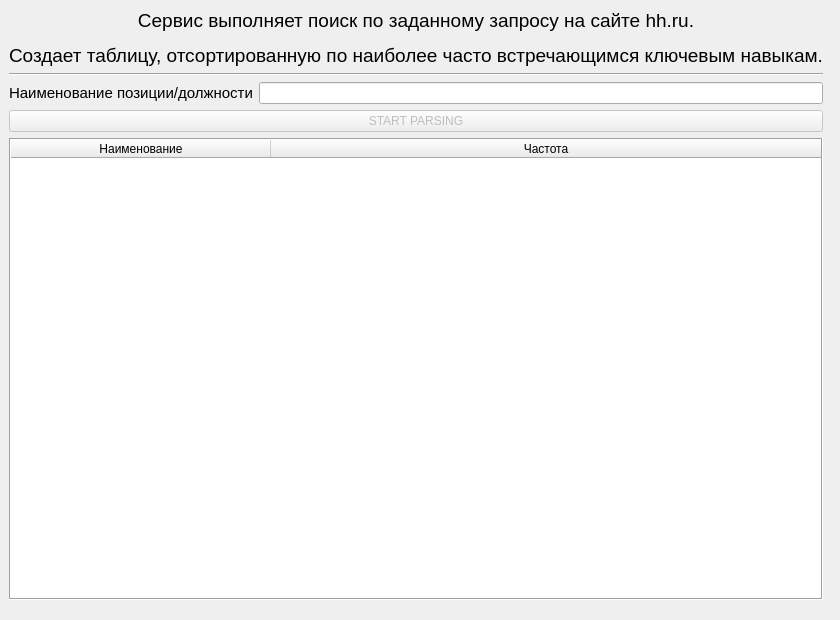
<?xml version="1.0" encoding="UTF-8"?>
<ui version="4.0">
 <class>Dialog</class>
 <widget class="QDialog" name="Dialog">
  <property name="enabled">
   <bool>true</bool>
  </property>
  <property name="geometry">
   <rect>
    <x>0</x>
    <y>0</y>
    <width>840</width>
    <height>620</height>
   </rect>
  </property>
  <property name="sizePolicy">
   <sizepolicy hsizetype="Expanding" vsizetype="Expanding">
    <horstretch>0</horstretch>
    <verstretch>0</verstretch>
   </sizepolicy>
  </property>
  <property name="minimumSize">
   <size>
    <width>840</width>
    <height>620</height>
   </size>
  </property>
  <property name="maximumSize">
   <size>
    <width>840</width>
    <height>620</height>
   </size>
  </property>
  <property name="baseSize">
   <size>
    <width>0</width>
    <height>0</height>
   </size>
  </property>
  <property name="windowTitle">
   <string>ParsService</string>
  </property>
  <property name="windowIcon">
   <iconset>
    <normaloff>icon.png</normaloff>icon.png</iconset>
  </property>
  <property name="sizeGripEnabled">
   <bool>false</bool>
  </property>
  <property name="modal">
   <bool>false</bool>
  </property>
  <widget class="QWidget" name="">
   <property name="geometry">
    <rect>
     <x>9</x>
     <y>9</y>
     <width>814</width>
     <height>591</height>
    </rect>
   </property>
   <layout class="QVBoxLayout" name="verticalLayout">
    <item>
     <widget class="QLabel" name="label">
      <property name="sizePolicy">
       <sizepolicy hsizetype="Expanding" vsizetype="Fixed">
        <horstretch>0</horstretch>
        <verstretch>0</verstretch>
       </sizepolicy>
      </property>
      <property name="minimumSize">
       <size>
        <width>0</width>
        <height>0</height>
       </size>
      </property>
      <property name="font">
       <font>
        <pointsize>14</pointsize>
       </font>
      </property>
      <property name="text">
       <string>&lt;html&gt;&lt;head/&gt;&lt;body&gt;&lt;p&gt;Сервис выполняет поиск по заданному запросу на сайте hh.ru.&lt;/p&gt;&lt;p&gt;Создает таблицу, отсортированную по наиболее часто встречающимся ключевым навыкам.&lt;/p&gt;&lt;/body&gt;&lt;/html&gt;</string>
      </property>
      <property name="alignment">
       <set>Qt::AlignCenter</set>
      </property>
     </widget>
    </item>
    <item>
     <widget class="Line" name="line">
      <property name="sizePolicy">
       <sizepolicy hsizetype="Expanding" vsizetype="Fixed">
        <horstretch>0</horstretch>
        <verstretch>0</verstretch>
       </sizepolicy>
      </property>
      <property name="orientation">
       <enum>Qt::Horizontal</enum>
      </property>
     </widget>
    </item>
    <item>
     <layout class="QHBoxLayout" name="horizontalLayout">
      <item>
       <widget class="QLabel" name="label_2">
        <property name="frameShape">
         <enum>QFrame::NoFrame</enum>
        </property>
        <property name="frameShadow">
         <enum>QFrame::Plain</enum>
        </property>
        <property name="text">
         <string>&lt;html&gt;&lt;head/&gt;&lt;body&gt;&lt;p&gt;&lt;span style=&quot; font-size:11pt;&quot;&gt;Наименование позиции/должности&lt;/span&gt;&lt;/p&gt;&lt;/body&gt;&lt;/html&gt;</string>
        </property>
       </widget>
      </item>
      <item>
       <widget class="QLineEdit" name="lineEdit">
        <property name="enabled">
         <bool>true</bool>
        </property>
        <property name="minimumSize">
         <size>
          <width>0</width>
          <height>0</height>
         </size>
        </property>
        <property name="text">
         <string/>
        </property>
       </widget>
      </item>
     </layout>
    </item>
    <item>
     <widget class="QPushButton" name="button">
      <property name="enabled">
       <bool>false</bool>
      </property>
      <property name="sizePolicy">
       <sizepolicy hsizetype="Expanding" vsizetype="Fixed">
        <horstretch>0</horstretch>
        <verstretch>0</verstretch>
       </sizepolicy>
      </property>
      <property name="minimumSize">
       <size>
        <width>0</width>
        <height>0</height>
       </size>
      </property>
      <property name="maximumSize">
       <size>
        <width>100000</width>
        <height>100000</height>
       </size>
      </property>
      <property name="text">
       <string>START PARSING</string>
      </property>
      <property name="default">
       <bool>true</bool>
      </property>
     </widget>
    </item>
    <item>
     <widget class="QTableWidget" name="tableWidget">
      <property name="enabled">
       <bool>true</bool>
      </property>
      <property name="sizePolicy">
       <sizepolicy hsizetype="Expanding" vsizetype="Expanding">
        <horstretch>0</horstretch>
        <verstretch>0</verstretch>
       </sizepolicy>
      </property>
      <property name="minimumSize">
       <size>
        <width>0</width>
        <height>0</height>
       </size>
      </property>
      <property name="frameShape">
       <enum>QFrame::Box</enum>
      </property>
      <property name="midLineWidth">
       <number>0</number>
      </property>
      <property name="dragEnabled">
       <bool>false</bool>
      </property>
      <property name="alternatingRowColors">
       <bool>false</bool>
      </property>
      <attribute name="horizontalHeaderMinimumSectionSize">
       <number>30</number>
      </attribute>
      <attribute name="horizontalHeaderDefaultSectionSize">
       <number>260</number>
      </attribute>
      <attribute name="horizontalHeaderShowSortIndicator" stdset="0">
       <bool>false</bool>
      </attribute>
      <attribute name="horizontalHeaderStretchLastSection">
       <bool>true</bool>
      </attribute>
      <attribute name="verticalHeaderVisible">
       <bool>true</bool>
      </attribute>
      <attribute name="verticalHeaderCascadingSectionResizes">
       <bool>false</bool>
      </attribute>
      <column>
       <property name="text">
        <string>Наименование</string>
       </property>
       <property name="textAlignment">
        <set>AlignCenter</set>
       </property>
      </column>
      <column>
       <property name="text">
        <string>Частота</string>
       </property>
       <property name="textAlignment">
        <set>AlignCenter</set>
       </property>
      </column>
     </widget>
    </item>
   </layout>
  </widget>
 </widget>
 <resources/>
 <connections/>
 <designerdata>
  <property name="gridDeltaX">
   <number>10</number>
  </property>
  <property name="gridDeltaY">
   <number>10</number>
  </property>
  <property name="gridSnapX">
   <bool>true</bool>
  </property>
  <property name="gridSnapY">
   <bool>true</bool>
  </property>
  <property name="gridVisible">
   <bool>true</bool>
  </property>
 </designerdata>
</ui>
